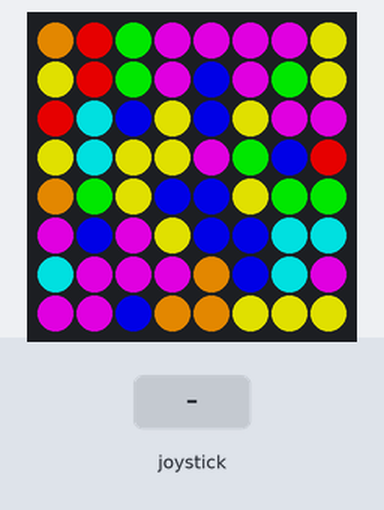
The program below on a simulated Raspberry Pi (BCM pin numbers) with a Sense HAT. On the bench: the Sense HAT's 8×8 RGB LED matrix. The inputs (shaded band) are chosen by the test bench. Dim RGB values are drawn brighter than linear; random numbers come from a fixed seed; the pygame window is not drawn.

Above: at 1.2 s.
1.3 s: joystick pushed down
3.5 s: joystick pushed right
Timing chart, 0 to 6.5 s (numbered marks = the images above; inputs shaded):
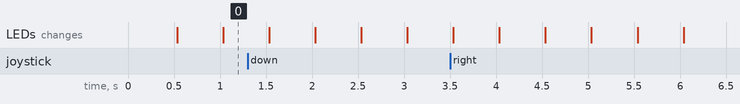

The program:

Sense_Hat_Flood-pygame.py
```python
#!/usr/bin/env python3
#################################################
# The classic Color Flood game for Sense Hat
#

import random,time
import pygame
import pygame.locals as pgl
try :
    from sense_hat import SenseHat
except :
    try :
        from sense_emu import SenseHat
    except :
        from _sense_hat_ANSI import SenseHat


#################### INIT PART ####################

COLOR :dict = {'_':[0,0,0], 'R':[180,0,0], 'O':[170,100,0], 'Y':[160,160,0], 'G':[0,180,0], 'C':[0,160,160], 'B':[0,0,180], 'M':[160,0,160], 'X':[255,255,255]}
# Index is first letter of the color, except '_' is background and 'X' is cursor or marker


#################### CLASS PART ####################

class Cell :
    """Object class for one cell of the 8x8 field"""

    def __init__(self, myX :int, myY :int) :
        global COLOR
        """Initialize the cell with its on-screen position"""
        self.X :int = myX
        self.Y :int = myY
        self.C :str = '_'
        while self.C not in ['R','O','Y','G','C','B','M'] : self.C = random.choice(list(COLOR.keys()))
        # links to the neighbouring cells
        self.Neigh :dict = dict(())
        for i in ['N','E','W','S'] : self.Neigh[i] = None
        self.draw()

    def draw(self) -> None :
        """Draw myself on the 8x8 screen"""
        global COLOR
        s.set_pixel(self.X, self.Y, COLOR[self.C])

    def changeColor(self, newCol :str, animate :bool =False) -> None :
        """Change the color of the cell after its creation.
        Parameters :
        :param newCol : The letter of the new color (as str)
        :param animate : Whether the change should be highlighted on the screen (as bool, default : False)
        :returns : None
        """
        global COLOR
        if newCol not in COLOR.keys() : return
        if animate :
            self.C = 'X'
            self.draw()
            time.sleep(0.05)
        self.C = newCol
        self.draw()

    def linkNeighbour(self, direction :str, cellObject) -> None :
        """Link the neighbouring cell.
        Parameters :
        :param direction : which direction is the neighbour ('N','E','W','S') as str
        :param cellObject : the object handle of the neighbouring cell
        :returns : None
        """
        if direction in ['N','E','W','S'] : self.Neigh[direction] = cellObject

    def getColor(self) -> str :
        """Return the actual color"""
        return self.C

    def flood(self, newColor :str) -> None:
        """Recursively flood with a new specified color
        Parameters :
        :param newColor : the letter index of the new color as str
        :returns : None
        """
        if newColor not in COLOR.keys() : return
        if newColor == self.C : return
        # Need to store what was my original color:
        prevColor = self.C
        self.changeColor(newColor,True)
        for direction in ['N','E','S','W'] :
            if self.Neigh[direction] :
                # If my direct neighbour has the same color as I did previously:
                if self.Neigh[direction].getColor() == prevColor :
                    self.Neigh[direction].flood(newColor)


class Game :
    """The object to store the game parameters"""

    def __init__(self) :
        """Initialize the Game"""
        self.Steps :int = 0
        self.Board :list = list(())
        # Cursor position, enabled, blink status
        self.CurX  :int = 0
        self.CurY  :int = 0
        self.CurE  :bool = True
        self.CurS  :bool = True
        self.GameOver :bool = False
        # Generate the 8x8 cells with random color
        for j in range(8) :
            for i in range(8) :
                self.Board.append(Cell(i,j))
        # Now link the neighbours where applicable
        for j in range(8) :
            for i in range(8) :
                if j   : self.Board[8*j+i].linkNeighbour('N',self.Board[8*j+i-8])
                if i   : self.Board[8*j+i].linkNeighbour('W',self.Board[8*j+i-1])
                if i<7 : self.Board[8*j+i].linkNeighbour('E',self.Board[8*j+i+1])
                if j<7 : self.Board[8*j+i].linkNeighbour('S',self.Board[8*j+i+8])
        # Now add some routines here to create smaller areas of similar colors
        # instead of only having isolated cells each with different color
        # The higher range is given to 'k', the more areas will exist
        for k in range(20) :
            # pick a random coordinate and direction
            c = random.randint(0,63)
            d = random.choice(['N','E','W','S'])
            # if neighbour exists, copy its color
            n = self.Board[c].Neigh[d]
            if n : self.Board[c].changeColor(n.getColor(),False)

    def colorClicked(self) -> None :
        """Handle the event when a cell is clicked with the stick"""
        # Switch off the cursor blinking first and restore original cell color
        self.CurE = False
        self.CurS = False
        CurObj = self.Board[8*self.CurY+self.CurX]
        CurObj.draw()
        CurCol = CurObj.getColor()
        # Check if the same color was clicked as we already have flooded
        if CurCol == self.Board[0].getColor() : return
        # Flood starting with the top-left cell
        # It is enough to call the method for the first cell
        # as the recursive algorhythm will call all direct neighbours
        # until the whole area is filled
        # Recursion will not be infinite as there will be no call-back from neighbour to self,
        # since we change ourself's color first before calling the neighbour,
        # causing that the neighbour does not see itself's own color on us any more, so not calling us back.
        self.Board[0].flood(CurCol)
        self.Steps += 1
        # Check if the board is complete. One single different color means: not complete.
        BoardComplete :bool = True
        for c in range(64) :
            if self.Board[c].getColor() != CurCol :
                BoardComplete = False
                break
        # If the board is complete, game over, otherwise enable the cursor blinking
        if BoardComplete :
            self.GameOver = True
        else :
            self.CurE = True

    def curChange(self) -> None :
        """Change the status of the cursor on the screen"""
        global COLOR
        if not self.CurE : return
        self.CurS = not self.CurS
        if self.CurS :
            s.set_pixel(self.CurX,self.CurY,COLOR['X'])
        else :
            self.Board[8*self.CurY+self.CurX].draw()


#################### PROC PART ####################

def clamp(Value :int) -> int :
    """Limit the incoming value to 0..7"""
    return max(min(Value,7),0)

def handle_event(event) -> None :
    """Handle pygame key hit events"""
    if event.type != pgl.KEYDOWN : return
    if event.key in [pgl.K_SPACE, pgl.K_RETURN] :
        g.colorClicked()
    else :
        ek = str(event.key)
        if ek not in ["273", "274", "275", "276"] : return
        g.CurE = False
        g.Board[8*g.CurY+g.CurX].draw()
        dt = {"273":(0,-1) , "274":(0,1) , "276":(-1,0) , "275":(1,0)}[ek]
        g.CurX = clamp(g.CurX+dt[0]) ; g.CurY = clamp(g.CurY+dt[1])
        g.CurE = True


#################### MAIN PART ####################

s = SenseHat()
s.clear()
g = Game()
pygame.init()
pygame.display.set_mode((400, 400))

while not g.GameOver :
    for event in pygame.event.get(): handle_event(event)
    g.curChange()
    time.sleep(0.5)

time.sleep(1)
for i in range(20) :
    (r1,g1,b1) = s.get_pixel(0,0)
    (r1,g1,b1) = (int(0.95*r1), int(0.95*g1), int(0.95*b1))
    s.clear([r1,g1,b1])
    time.sleep(0.1)
s.clear()
s.show_message(f"{g.Steps} steps used.")
pygame.quit()
```
